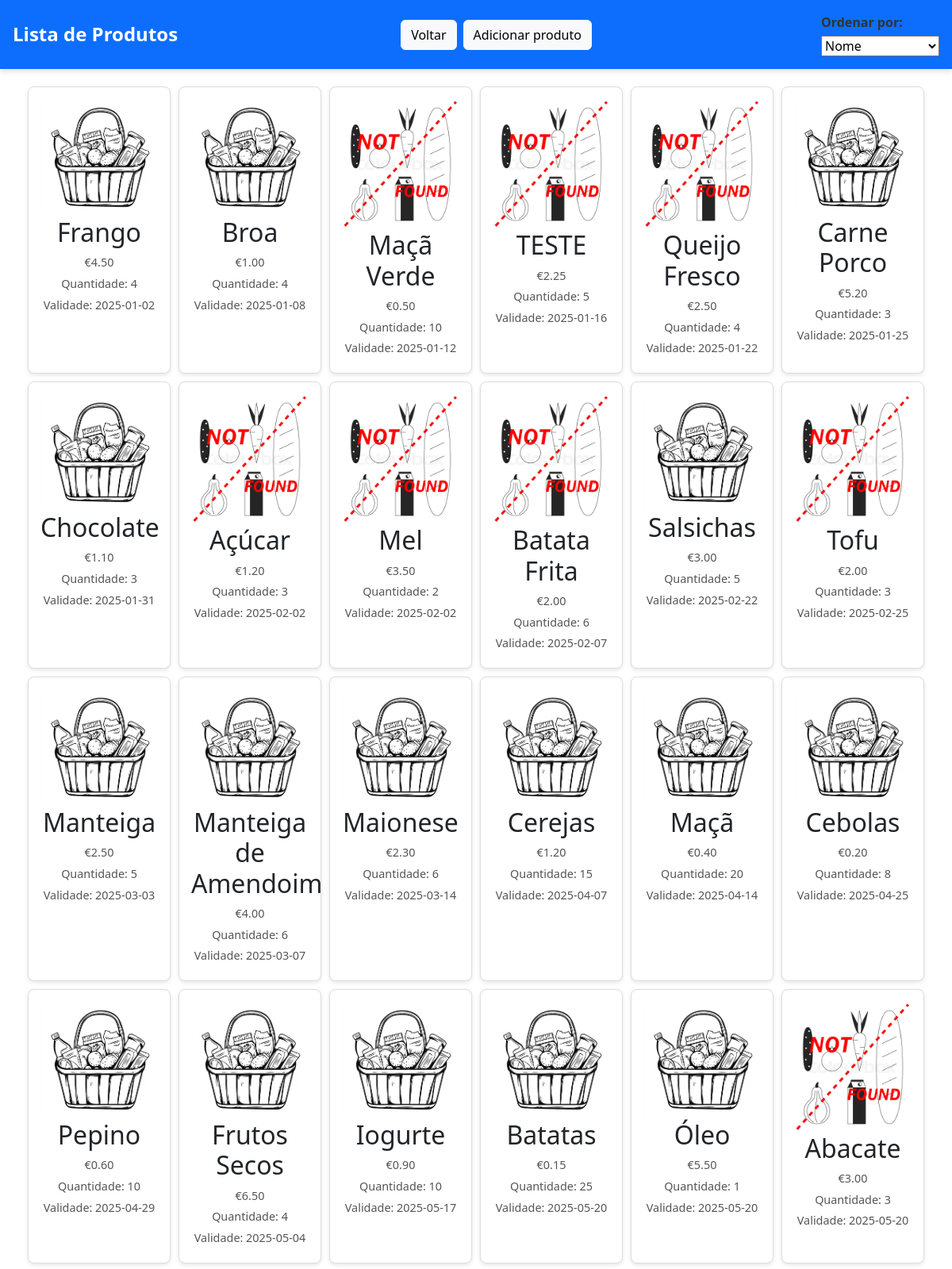
Page /inventory (upper part) on the committed database.
### tables this page shows
CREATE TABLE "products" (
                id INTEGER PRIMARY KEY,
                name TEXT NOT NULL,
                quantity INTEGER NOT NULL,
                price REAL NOT NULL,
                expire_date TEXT NOT NULL,  -- Armazenamento da data no formato 'YYYY-MM-DD' como TEXT
                image_path TEXT NOT NULL
            );

### app.py (the view)
@app.route('/inventory', methods=['GET', "POST"])
def inventory():
    sort_by = request.args.get('sort_by', 'expire_date')
    products = get_products(sort_by)
    return render_template('inventory.html', data=products)

### app.py (called while the page is built)
def get_products(sort_by='expire_date'):
    valid_columns = ['name', 'quantity', 'price', 'expire_date']
    if sort_by not in valid_columns:
        sort_by = 'name'  # Valor padrão
    conn = sqlite3.connect('products_database.db')
    conn.row_factory = sqlite3.Row  # Permite acessar os dados como dicionários
    cursor = conn.cursor()
    query = f'SELECT * FROM products ORDER BY {sort_by}'
    cursor.execute(query)  # Consulta à tabela products
    rows = cursor.fetchall()
    conn.close()
    return rows

### templates/inventory.html (shortened to what this page needs)
<!DOCTYPE html>
<html lang="en">
<head>
    <link href="https://cdn.jsdelivr.net/npm/bootstrap@5.3.0-alpha1/dist/css/bootstrap.min.css" rel="stylesheet">
    <link rel="stylesheet" href="/static/styles.css">
</head>
<body class="inventory-page">
  <header class="d-flex justify-content-between align-items-center p-3 bg-primary">
    <h1 class="text-white m-0">Lista de Produtos</h1>
    <div class="d-flex justify-content-center flex-grow-1">
      <button class="btn btn-light me-2" onclick="window.location.href='home';">Voltar</button>
      <button class="btn btn-light me-2" onclick="window.location.href='add_product';">Adicionar produto</button>
    </div>
    <div class="sort-dropdown">
      <label for="sort-options" class="dropdown-label">Ordenar por:</label>
    <select id="sort-by" onchange="window.location.href='?sort_by=' + this.value;">
        <option value="name" {% if request.args.get('sort_by') == 'name' %}selected{% endif %}>Nome</option>
    </select>
    </div>
  </header>
    <div class="container">
        {% for produto in data %}
        <div class="produto">
            <img src="{{ url_for('static', filename='images/' + produto['image_path']) }}" alt="Imagem de {{ produto['name'] }}" class="produto-imagem">
            <h2 class="produto-nome">{{ produto['name'] }}</h2>
            <p class="produto-preco">€{{ "%.2f"|format(produto['price']) }}</p>
            <p class="produto-quantidade">Quantidade: {{ produto['quantity'] }}</p>
            <p class="produto-validade">Validade: {{ produto['expire_date'] }}</p>
        </div>
        {% endfor %}
    </div>
</body>
</html>

### static/styles.css (style rules this page uses)
.inventory-page .container { margin: 1% auto; display: flex; flex-wrap: wrap; gap: 10px; justify-content: center; padding: 10px; width: 100%; max-width: none; }
.inventory-page .produto { width: 100%; max-width: 180px; height: auto; border: 1px solid #ddd; border-radius: 8px; background: #fff; padding: 15px; box-shadow: 0 2px 5px rgba(0, 0, 0, 0.1); text-align: center; transition: transform 0.2s ease-in-out, box-shadow 0.2s ease-in-out; }
.inventory-page .produto img { max-width: 100%; height: auto; object-fit: cover; border-radius: 8px; margin-bottom: 1px; }
.inventory-page .produto p { margin: 5px 0; font-size: 0.9em; color: #555; }
.inventory-page header { display: flex; justify-content: space-between; align-items: center; padding: 1rem; background-color: #007bff; box-shadow: 0 4px 6px rgba(0, 0, 0, 0.1); }
.inventory-page h1 { font-size: 1.5rem; font-weight: bold; color: white; margin-right: auto; }
.inventory-page .sort-dropdown { display: flex; flex-direction: column; align-items: flex-start; gap: 5px; }
.inventory-page .dropdown-label { font-weight: bold; color: #333; }

### rows in the picture
products: image_path (picture), name "Frango", price "4.50", quantity "4", expire_date "2025-01-02"
products: image_path (picture), name "Broa", price "1.00", quantity "4", expire_date "2025-01-08"
products: image_path (picture), name "Maçã Verde", price "0.50", quantity "10", expire_date "2025-01-12"
products: image_path (picture), name "TESTE", price "2.25", quantity "5", expire_date "2025-01-16"
products: image_path (picture), name "Queijo Fresco", price "2.50", quantity "4", expire_date "2025-01-22"
products: image_path (picture), name "Carne Porco", price "5.20", quantity "3", expire_date "2025-01-25"
products: image_path (picture), name "Chocolate", price "1.10", quantity "3", expire_date "2025-01-31"
products: image_path (picture), name "Açúcar", price "1.20", quantity "3", expire_date "2025-02-02"
products: image_path (picture), name "Mel", price "3.50", quantity "2", expire_date "2025-02-02"
products: image_path (picture), name "Batata Frita", price "2.00", quantity "6", expire_date "2025-02-07"
products: image_path (picture), name "Salsichas", price "3.00", quantity "5", expire_date "2025-02-22"
products: image_path (picture), name "Tofu", price "2.00", quantity "3", expire_date "2025-02-25"
products: image_path (picture), name "Manteiga", price "2.50", quantity "5", expire_date "2025-03-03"
products: image_path (picture), name "Manteiga de Amendoim", price "4.00", quantity "6", expire_date "2025-03-07"
products: image_path (picture), name "Maionese", price "2.30", quantity "6", expire_date "2025-03-14"
products: image_path (picture), name "Cerejas", price "1.20", quantity "15", expire_date "2025-04-07"
products: image_path (picture), name "Maçã", price "0.40", quantity "20", expire_date "2025-04-14"
products: image_path (picture), name "Cebolas", price "0.20", quantity "8", expire_date "2025-04-25"
products: image_path (picture), name "Pepino", price "0.60", quantity "10", expire_date "2025-04-29"
products: image_path (picture), name "Frutos Secos", price "6.50", quantity "4", expire_date "2025-05-04"
products: image_path (picture), name "Iogurte", price "0.90", quantity "10", expire_date "2025-05-17"
products: image_path (picture), name "Batatas", price "0.15", quantity "25", expire_date "2025-05-20"
products: image_path (picture), name "Óleo", price "5.50", quantity "1", expire_date "2025-05-20"
products: image_path (picture), name "Abacate", price "3.00", quantity "3", expire_date "2025-05-20"
